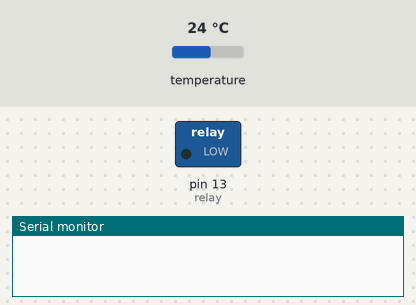
This sketch was run on a simulated Arduino Uno, built with avr-gcc and run on an emulated ATmega328P. On the bench: switched loads named in the sketch (green lamp = pin HIGH), the last lines printed to the serial monitor. Wiring (inferred from the names in the program): LM75 temperature sensor at I2C address 0x4D. The inputs (shaded band) are chosen by the test bench; at power-on: temperature 24 °C.

Above: at 0.8 s.
0.9 s: temperature set to 29.1 °C
2.4 s: temperature set to 30.4 °C
At 3.5 s:
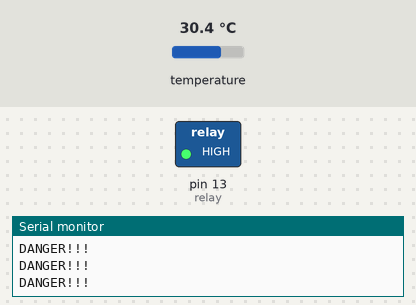
3.9 s: temperature set to 12 °C
At 5.0 s:
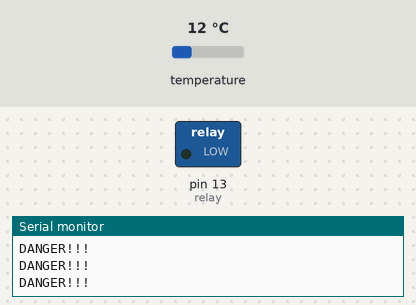
Timing chart, 0 to 6.9 s (numbered marks = the images above; inputs shaded):
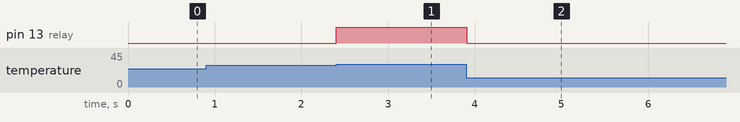

Measured:
- the behaviour switches between 29.7 and 29.8 °C on temperature (found by bisection; images 0 and 1)
- after the input at 0.9 s, every drawn part: stays the same
- after the input at 2.4 s, pin 13 (relay): LOW → HIGH at once
- after the input at 3.9 s, pin 13 (relay): HIGH → LOW at once

The sketch:

task2_code.ino
```cpp
#include<avr/io.h>
#include<util/delay.h>
#include <avr/interrupt.h>
#define F_CPU 16000000UL
#define BAUD_RATE 9600
#define BRC ((F_CPU / 16 / BAUD_RATE)-1)//for baud rate prescale internal clock
#define SCL_CLK 100000

int i=0;
void initialize()
{
  TWSR = 0x00;//prescaler
  TWBR = 0x47;//serial clock frequency
  TWCR =(1<<TWEN) ;//enabling the TWI
}

void start()
{
TWCR = (1 << TWINT) | (1 << TWSTA) | (1 << TWEN);//setting the control register for start condition
while ((TWCR & (1 << TWINT)) == 0);// waiting for the acknowledgement or to check wether communication is still going on
}

void write(unsigned char data)
{
  TWDR = data ;//transfeering the data to TWDR register
  TWCR = (1 << TWINT) | (1<<TWEN);
  while((TWCR & (1 << TWINT)) == 0);
}

unsigned char read(unsigned char Last_char){
if (Last_char == 0) //if want to read more than 1 byte
TWCR = (1<< TWINT) | (1<<TWEN) | (1<<TWEA) ;
else //if want to read only one byte
TWCR = (1<< TWINT) | (1<<TWEN) ;
while ( (TWCR & (1 <<TWINT) ) == 0) ;
return TWDR ;
}
unsigned char print_alertmsg[] = "DANGER!!!";
void Alert_msg()
{
   while (print_alertmsg[i]!=0)
        {
            while (!( UCSR0A & (1<<UDRE0)));//waiting for empty buffer
            UDR0 = print_alertmsg[i];//sending data to buffer
            i++;
        }
        while (!( UCSR0A & (1<<UDRE0)));
        UDR0 = '\n';//for new linw
        while (!( UCSR0A & (1<<UDRE0)));
        UDR0 = '\r';//cursor to beginning of line
        i=0;
}

void stop()
{
TWCR = (1<< TWINT) | (1<<TWEN) | (1<<TWSTO) ;
}
int main (void){

  unsigned char temp = 0 ;// temp variable stores temperature read from tc74
  DDRB = (1<<PB5);//relay is set as output
  UBRR0H = (BRC>>8);//contains baud rate
  UBRR0L = (BRC);
  UCSR0B = (1<<TXEN0);//enabling transmitter
  UCSR0C = (1<<UCSZ01)|(1<<UCSZ00);//for defining the size of data for 8bits both bits should be set 1
  while(1){
  initialize() ; //initialize TWI for master mode
  start(); //transmit START condition
  write(0b10011010) ; //transmit SLA + w(1)
  write(0b00000000) ; //for reading temp from tc74
  start();
  write(0b10011011) ;//trabsmit SLA + R(1)
  temp=read (1) ; //to read one byte
  stop();
  if(temp>=30)
  {
    PORTB |= (1<<PB5);//to close relay switch and turn fan on
     Alert_msg();
    }

  else
  {
    PORTB &= (0<<PB5);// to open relay circuit and make fan off
    }


  }

return 0 ;

}
```
